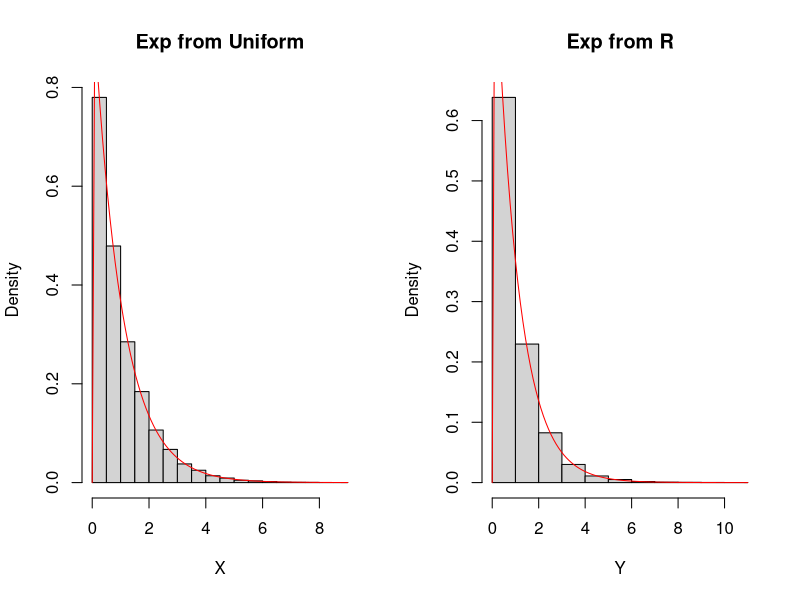
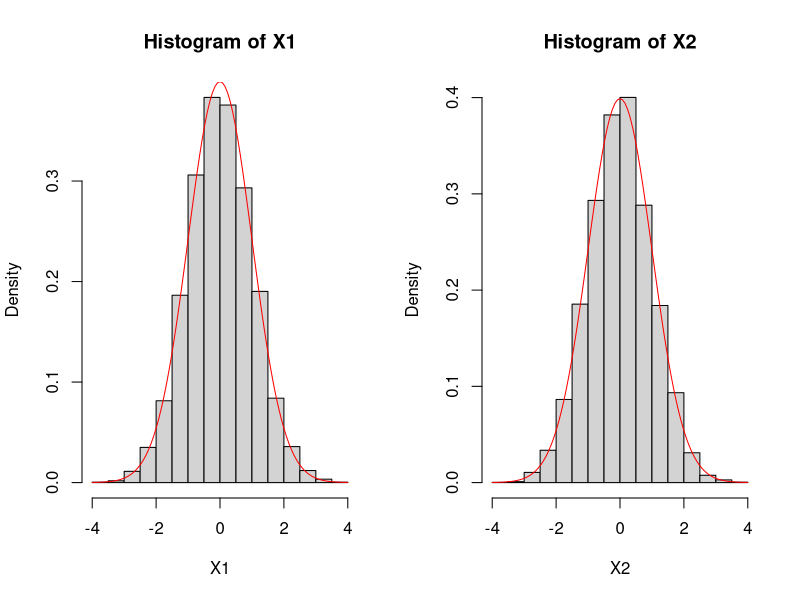
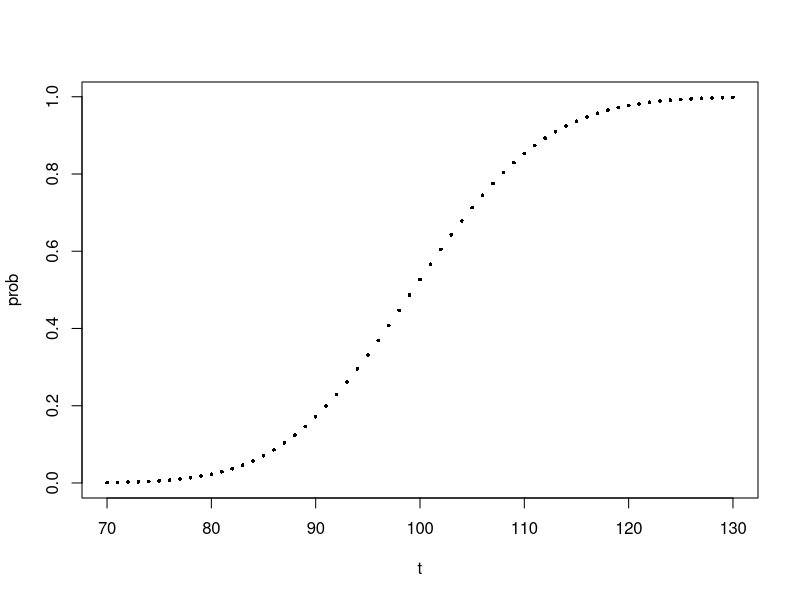
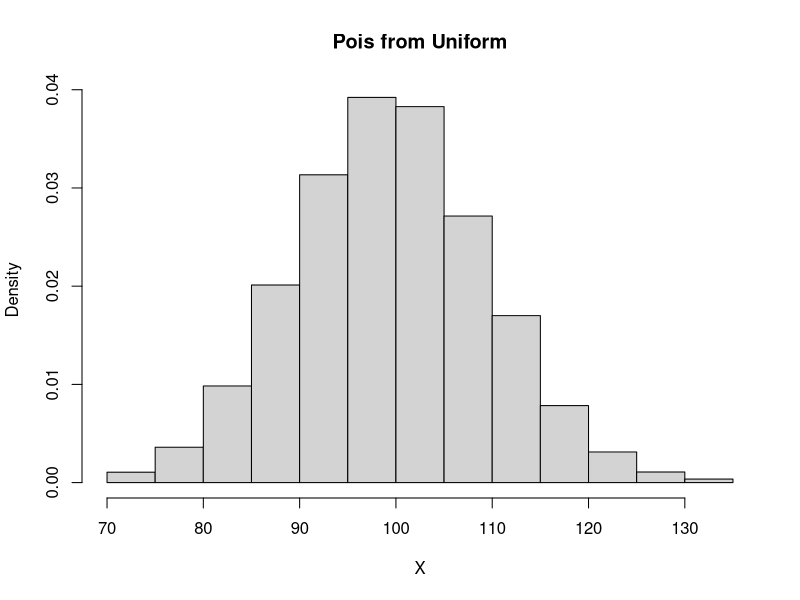
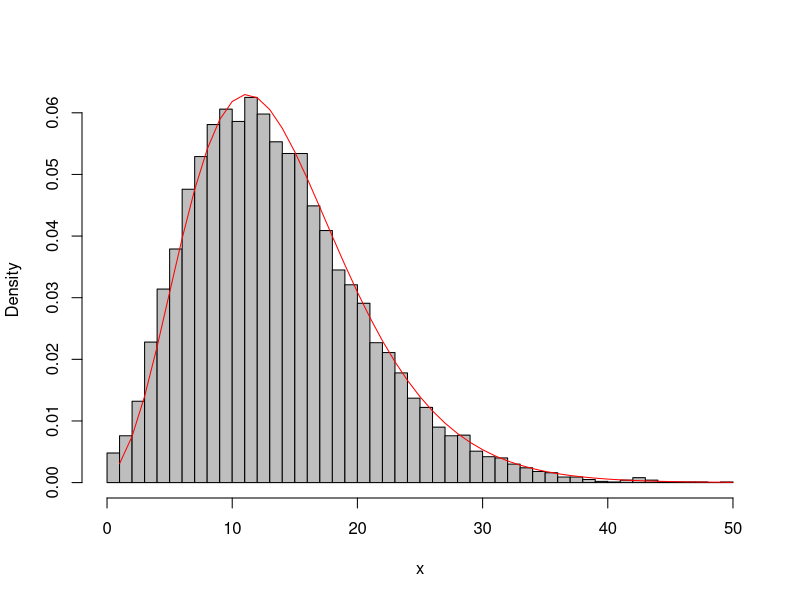

Write R code to recreate these figures, in order.
## Inverse transform sampling
#Muzhou Liang
## Generate samples of a continuous dist
## Uniform to Exponential
Nsim = 10^4; lambda = 1
U = runif(Nsim)
X = -log(U) / lambda
Y = rexp(Nsim, rate = lambda)
par(mfrow = c(1,2))
hist(X, freq=F, main="Exp from Uniform")
curve(dexp(x), col = "red", add = T)
hist(Y, freq=F, main="Exp from R")
curve(dexp(x), col = "red", add = T)

## Uniform to Normal
## Box-Muller algorithm, an accurate normal generator
Nsim = 10^4
U1 = runif(Nsim); U2 = runif(Nsim)
X1 = sqrt(-2*log(U1)) * cos(2*pi*U2)
X2 = sqrt(-2*log(U1)) * sin(2*pi*U2)
par(mfrow = c(1,2))
hist(X1, freq=F)
curve(dnorm(x), col = 'red', add = T)
hist(X2, freq=F)
curve(dnorm(x), col = 'red', add = T)

## Genrate samples of a discrete dist
## Uniform to Poisson (when lambda is large)
#This is the version of Inverse CDF Sampling for a discrete distr.
Nsim = 10^4; 
lambda = 100
spread = 3*sqrt(lambda) # variance = lambda
t = round(seq(max(0,lambda-spread),
              lambda+spread,1))
prob = ppois(t, lambda)
par(mfrow = c(1,1))
plot(t, prob, pch=16, cex=0.5)
X = rep(0,Nsim)
for (i in 1:Nsim){
  u = runif(1)
  X[i] = t[1] + sum(prob<u) 
}
par(mfrow = c(1,1))
hist(X, freq=F, main="Pois from Uniform")


## Mixture representations (depending on conditional density)

## X|y ~ Pois(y) and Y ~ Gamma(n, beta)
## then X ~ Neg(n,p) where beta = (1-p)/p
Nsim = 10^4
n=6; p=.3
y = rgamma(Nsim, n, rate=p/(1-p))
x = rpois(Nsim, y)
hist(x, main="", freq=F, col="grey", breaks=40)
lines(1:50, dnbinom(1:50,n,p), col="red")


